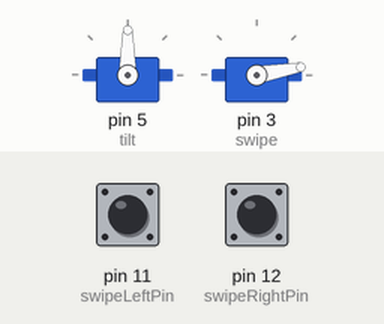
Simulated run of this sketch. Board: Arduino Uno, built with avr-gcc and run on an emulated ATmega328P. Parts: 2 × servo. Inputs (shaded band) come from the test bench; at power-on: pin 11 (swipeLeftPin) LOW, pin 12 (swipeRightPin) LOW.

Above: at 2.4 s.
2.5 s: pin 11 (swipeLeftPin) pulled HIGH for 0.15 s
At 2.62 s:
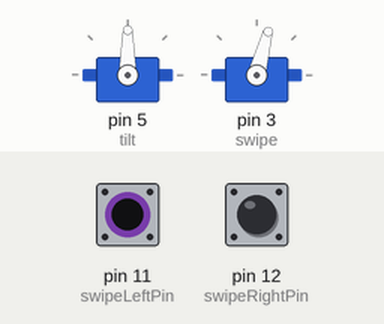
4.7 s: pin 12 (swipeRightPin) pulled HIGH for 1 s
At 4.82 s:
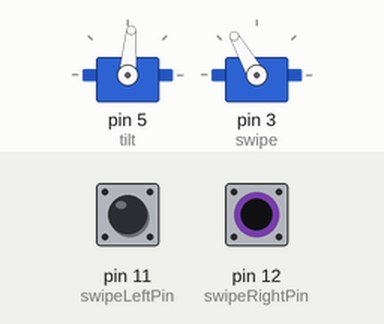
7.7 s: pin 12 (swipeRightPin) pulled HIGH for 3.2 s
At 8.17 s:
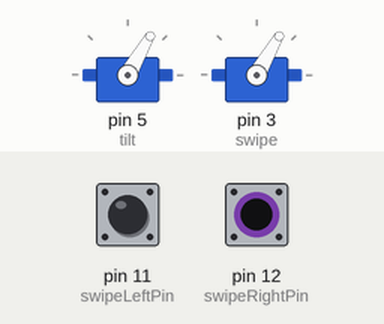
12.4 s: pin 11 (swipeLeftPin) pulled HIGH for 1 s
At 12.87 s:
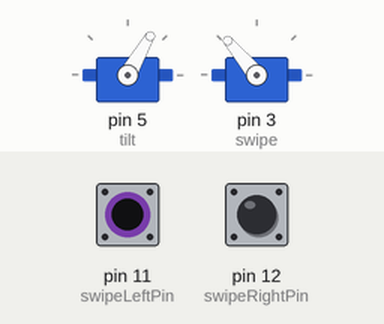
15.4 s: pin 11 (swipeLeftPin) pulled HIGH for 3.2 s
At 16.22 s:
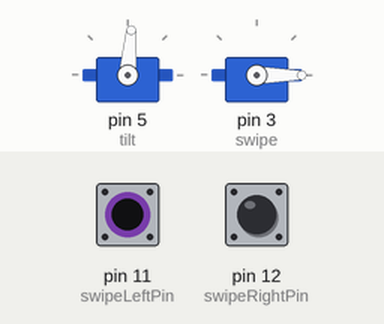
Timing chart, 0 to 20.5 s (numbered marks = the images above; inputs shaded):
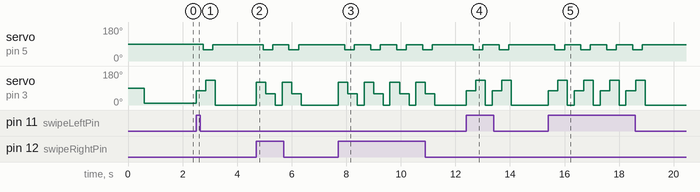

The sketch:

page_turner.ino
```cpp
//page_turner.ino
//Program to control swipe and tilt servos for the B.A.T.T. page turning subsystem
//Written by: Andrew Deering
//Trinity University, Engineering Science

//Libraries
#include <Servo.h>  //default arduino servo library

#include "turnPage.h"        //header file containing page turning logic
#include "serialMovement.h"  //header file containing logic for adjusting both servo angles with serial monitor input

//Variables
//contained in serialMovement.h
//int swipePos; //variable to store the swipe servo angle in degrees
//int tiltPos; //variable to store the tilt servo angle in degrees

//contained in turnPage.h
//Servo tilt; //create servo object to control tilt servo
//Servo swipe;  // create servo object to control swiping servo
//const int swipeLeftPin = 11;
//const int swipeRightPin = 12;

void setup() {
  tilt.attach(5);      // attaches the servo on pin 5 to the tilt servo object
  swipe.attach(3);     //attaches the servo on pin 4 to the swipe servo object
  Serial.begin(9600);  //setup serial communication for input

  pinMode(swipeLeftPin, INPUT);  //Digital input from sw1 and sw2
  pinMode(swipeRightPin, INPUT);

  //test section to verify servos are working
  tiltPos = 90;
  swipePos = 90;
  writePos();  //contained in turn page, writes tiltPos and swipePos to the servos
  delay(500);
  swipePos = 10;
  writePos();  //contained in turn page, writes tiltPos and swipePos to the servos
  delay(500);
}

void loop() {  //Three operating modes for this program
  runRF();
  //runTests();
  //serialMovement();
}
```

serialMovement.h
```cpp
int swipePos;  //variable to store the swipe servo angle in degrees
int tiltPos;   //variable to store the tilt servo angle in degrees

void writePos() {  //writes tiltPos and swipePos to the servos
  tilt.write(tiltPos);
  swipe.write(swipePos);
  delay(100);
}

void serialMovement() { //Uses serial monitor input to set the angle of each servo
  Serial.print("loop tilt angle: ");
  Serial.println(tiltPos);
  writePos();
  Serial.println("Tilt(1) or Swipe(2) servo?");
  while (Serial.available() == 0) {
    writePos();
  }
  int type = Serial.parseInt();
  Serial.read();
  switch (type) {
    case 1:
      Serial.println("Enter tilt angle (0-180): ");
      while (Serial.available() == 0) {
        writePos();
      }
      tiltPos = Serial.parseInt();
      Serial.read();
      Serial.print("tilt angle: ");
      Serial.println(tiltPos);
      break;
    case 2:
      Serial.println("Enter swipe angle (0-180): ");
      while (Serial.available() == 0) {
        writePos();
      }
      swipePos = Serial.parseInt();
      Serial.read();
      break;
    default:
      Serial.println("Please enter a valid argument");
      break;
  }
}
```

turnPage.h
```cpp
//swiping motion configuration cariables
int swipeDelay = 250;  //time in ms that the swipe servo will execute the swiping motion for
int tiltDelay = 100;   //time in ms that the tilt servo will execute the tilting motion for
int tiltPress = 60;    //angle (degrees) for pressing the swipe servo to the screen
int tiltReset = 85;    //angle (degrees) for removing the swipe servo from the screen
int leftStart = 75;    //angle in degrees where the swipe servo will start swiping for turning pages forward
int leftFinish = 130;   //angle in degrees where the swipe servo will stop swiping for turning pages forward
int rightStart = 120;   //angle in degree where the swipe servo will start swiping for turning pages backward
int rightFinish = 60;  //angle in degree where the swipe servo will stop swiping for turning pages backward
const int swipeLeftPin = 11;
const int swipeRightPin = 12;

int left = LOW;
int right = LOW;

//setup
Servo tilt;   //create servo object to control tilt servo
Servo swipe;  // create servo object to control swiping servo

void swipeRight() {
  swipe.write(rightStart);  //set upper left swiper position
  delay(swipeDelay);
  tilt.write(tiltPress);  //move tilt sensor to depress swipe arm ADJUST ANGLE
  delay(tiltDelay);
  swipe.write(rightFinish);  //swipe from upper left to upper right
  delay(swipeDelay);
  tilt.write(tiltReset);  //remove swipe arm from screen
  delay(tiltDelay);
  swipe.write(0);  //move swipe arm to edge of screen
  delay(swipeDelay);
}

void swipeLeft() {
  swipe.write(leftStart);  //set upper right swiper position
  delay(swipeDelay);
  tilt.write(tiltPress);  //move tilt sensor to depress swipe arm ADJUST ANGLE
  delay(tiltDelay);
  swipe.write(leftFinish);  //swipe from upper right to upper left
  delay(swipeDelay);
  tilt.write(tiltReset);  //remove swipe arm from screen
  delay(tiltDelay);
  swipe.write(0);  //move swipe arm to edge of screen
  delay(swipeDelay);
}

void runTests() {  //Automatically runs the page turner prototype testing
  delay(2000);
  for (int i = 0; i < 20; ++i) {
    swipeLeft();
    delay(500);
  }
  delay(5000);
  for (int i = 0; i < 20; ++i) {
    swipeRight();
    delay(500);
  }
}

void runRF() {
  left = digitalRead(swipeLeftPin);
  right = digitalRead(swipeRightPin);
  if (left == HIGH && right == LOW) {
    swipeLeft();
    left = LOW;
    right = LOW;
  } else if (left == LOW && right == HIGH) {
    swipeRight();
    left = LOW;
    right = LOW;
  }
}
```

Measured:
- after the input at 2.5 s, servo on pin 5 (tilt): 90° → 60° after 0.25 s, → 85° 0.35 s later; servo on pin 3 (swipe): 10° → 75° at once, → 130° 0.35 s later, → 0° 0.35 s later
- after the input at 4.7 s, servo on pin 5 (tilt): alternates 85° for 0.60 s and 60° for 0.35 s, 4 changes in all, then stays 85°, starting after 0.25 s; servo on pin 3 (swipe): 0° → 120° at once, → 60° 0.35 s later, → 0° 0.35 s later, → 120° 0.25 s later, … (6 changes in this stretch)
- after the input at 7.7 s, servo on pin 5 (tilt): alternates 85° for 0.60 s and 60° for 0.35 s, 8 changes in all, then stays 85°, starting after 0.25 s; servo on pin 3 (swipe): 0° → 120° at once, then repeats every 0.95 s: 60° 0.35 s, 0° 0.25 s, 120° 0.35 s
- after the input at 12.4 s, servo on pin 5 (tilt): alternates 85° for 0.60 s and 60° for 0.35 s, 4 changes in all, then stays 85°, starting after 0.25 s; servo on pin 3 (swipe): 0° → 75° at once, → 130° 0.35 s later, → 0° 0.35 s later, → 75° 0.25 s later, … (6 changes in this stretch)
- after the input at 15.4 s, servo on pin 5 (tilt): alternates 85° for 0.60 s and 60° for 0.35 s, 8 changes in all, then stays 85°, starting after 0.25 s; servo on pin 3 (swipe): 0° → 75° at once, then repeats every 0.95 s: 130° 0.35 s, 0° 0.25 s, 75° 0.35 s, until it stays 0° from 19.0 s
